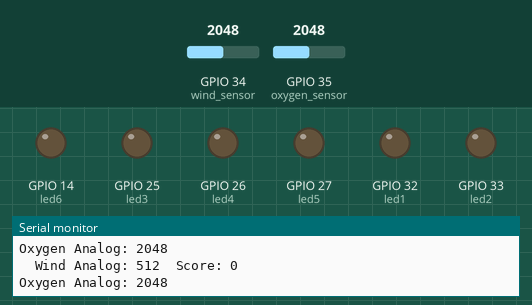
Simulated run of this sketch. Board: ESP32. Parts: output pins drawn as LEDs (lit = HIGH), the last lines printed to the serial monitor. Inputs (shaded band) come from the test bench; at power-on: GPIO 34 (wind_sensor) = 2048, GPIO 35 (oxygen_sensor) = 2048.

Above: at 1.2 s.
1.3 s: GPIO 34 (wind_sensor) set to 2140
At 1.9 s:
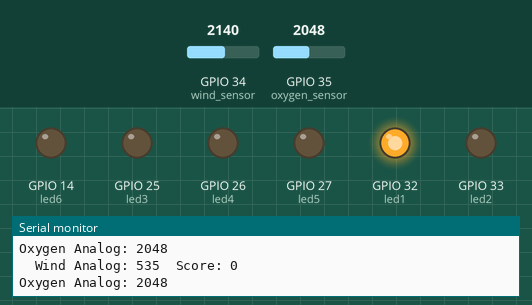
2.8 s: GPIO 34 (wind_sensor) set to 2291
4.3 s: GPIO 34 (wind_sensor) set to 2389
At 5.4 s:
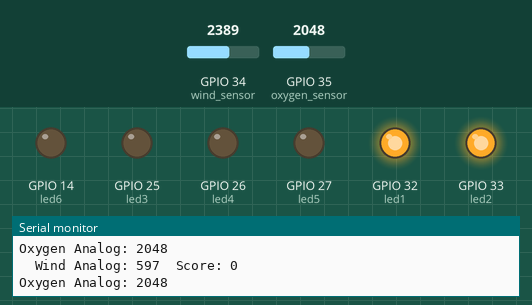
5.8 s: GPIO 34 (wind_sensor) set to 2631
7.3 s: GPIO 34 (wind_sensor) set to 2712
At 7.7 s:
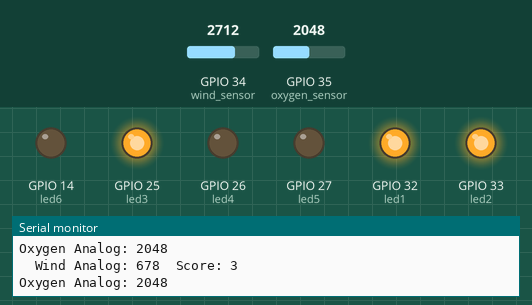
8.8 s: GPIO 34 (wind_sensor) set to 3603
At 10.0 s:
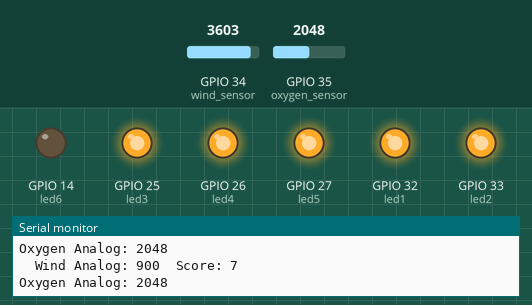
Timing chart, 0 to 11.3 s (numbered marks = the images above; inputs shaded):
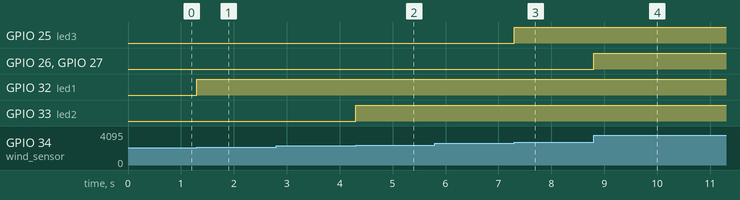

Measured:
- the behaviour switches between 2079 and 2080 on GPIO 34 (wind_sensor) (found by bisection; images 0 and 1)
- the behaviour switches between 2339 and 2340 on GPIO 34 (wind_sensor) (found by bisection; images 1 and 2)
- the behaviour switches between 2675 and 2676 on GPIO 34 (wind_sensor) (found by bisection; images 2 and 3)
- after the input at 1.3 s, GPIO 32 (led1): LOW → HIGH at once
- after the input at 4.3 s, GPIO 33 (led2): LOW → HIGH at once
- after the input at 7.3 s, GPIO 25 (led3): LOW → HIGH at once
- after the input at 8.8 s, GPIO 26 (led4), GPIO 27 (led5): LOW → HIGH at once

The sketch:

oxygen1.0.ino
```cpp
// --- Global Variables ---
int oxygen_sensor = 35;
int wind_sensor = 34;
int led1 = 32;
int led2 = 33;
int led3 = 25;
int led4 = 26;
int led5 = 27;
int led6 = 14;

// (ปรับปรุง) เปลี่ยนชื่อ 'frequency' เป็น 'blowScore' เพื่อให้สื่อความหมายมากขึ้น
int blowScore = 0;
int scoreIncrement = 1;

// ตัวแปรสำหรับ non-blocking timers
unsigned long last_update = 0;
unsigned long lastScoreTime = 0;  // (ปรับปรุง) ตัวแปรใหม่สำหรับจับเวลาการเพิ่มคะแนน

// ตัวแปรสถานะการเป่า
bool isBlowing = false;
unsigned long blowStartTime = 0;
unsigned long blowDuration = 0;

void setup() {
  // ส่วน setup ยังคงเดิม ไม่มีการเปลี่ยนแปลง
  pinMode(oxygen_sensor, INPUT);
  pinMode(wind_sensor, INPUT);
  pinMode(led1, OUTPUT);
  pinMode(led2, OUTPUT);
  pinMode(led3, OUTPUT);
  pinMode(led4, OUTPUT);
  pinMode(led5, OUTPUT);
  pinMode(led6, OUTPUT);
  Serial.begin(115200);
}

void loop() {
  // อ่านค่าต่างๆ ในตอนต้นของ loop
  unsigned long current_time = millis();
  int oxygen_val = analogRead(oxygen_sensor);
  int wind_val = analogRead(wind_sensor);
  int scaled_wind_val = wind_val / 4;  // สร้างตัวแปรใหม่เพื่อให้อ่านง่าย

  // --- Blow Detection Logic (ปรับปรุงโดยไม่ใช้ delay()) ---
  if (scaled_wind_val >= 600) {
    if (!isBlowing) {
      isBlowing = true;
      blowStartTime = current_time;
      lastScoreTime = current_time;  // เริ่มจับเวลาสำหรับนับคะแนน
      Serial.println("Start blowing...");
    }

    // (ปรับปรุง) ใช้ millis() แทน delay() เพื่อเพิ่มคะแนนทุก 500ms
    // ทำให้โปรแกรมไม่หยุดชะงักและส่วนอื่นๆ (เช่น LED) ยังทำงานได้ปกติ
    if (current_time - lastScoreTime >= 500) {
      blowScore += scoreIncrement;
      lastScoreTime = current_time;  // อัปเดตเวลาที่เพิ่มคะแนนล่าสุด
    }

  } else {
    if (isBlowing) {
      isBlowing = false;
      blowDuration = (current_time - blowStartTime) / 1000;
      Serial.print("Stopped blowing. Duration: ");
      Serial.print(blowDuration);
      Serial.println(" seconds");

      // พิมพ์คะแนนสุดท้ายก่อนรีเซ็ต
      Serial.print("Final Score: ");
      Serial.println(blowScore);

      blowScore = 0;  // รีเซ็ตคะแนน
    }
  }

  // --- Serial Monitor Output (ปรับปรุงชื่อตัวแปร) ---
  if (current_time - last_update >= 500) {
    Serial.print("  Wind Analog: ");
    Serial.print(scaled_wind_val);
    Serial.print("  Score: ");  // เปลี่ยนจาก Frequency
    Serial.println(blowScore);
    Serial.print("Oxygen Analog: ");
    Serial.println(oxygen_val);
    last_update = current_time;
  }

  // --- LED Bar Graph Control (ปรับปรุง Logic และการเขียนโค้ด) ---
  // ใช้ if-else if-else เพื่อประสิทธิภาพที่ดีกว่า (เมื่อเงื่อนไขหนึ่งถูก, จะไม่เช็คเงื่อนไขที่เหลือ)
  // และใช้ digitalWrite() ซึ่งเหมาะสมกับการเปิด/ปิด LED มากกว่า
  if (scaled_wind_val <= 519) {
    digitalWrite(led1, LOW);
    digitalWrite(led2, LOW);
    digitalWrite(led3, LOW);
    digitalWrite(led4, LOW);
    digitalWrite(led5, LOW);
    digitalWrite(led6, LOW);
  } else if (scaled_wind_val <= 584) {
    digitalWrite(led1, HIGH);
    digitalWrite(led2, LOW);
    digitalWrite(led3, LOW);
    digitalWrite(led4, LOW);
    digitalWrite(led5, LOW);
    digitalWrite(led6, LOW);
  } else if (scaled_wind_val <= 668) {
    digitalWrite(led1, HIGH);
    digitalWrite(led2, HIGH);
    digitalWrite(led3, LOW);
    digitalWrite(led4, LOW);
    digitalWrite(led5, LOW);
    digitalWrite(led6, LOW);
  } else if (scaled_wind_val <= 752) {
    digitalWrite(led1, HIGH);
    digitalWrite(led2, HIGH);
    digitalWrite(led3, HIGH);
    digitalWrite(led4, LOW);
    digitalWrite(led5, LOW);
    digitalWrite(led6, LOW);
  } else if (scaled_wind_val <= 836) {
    digitalWrite(led1, HIGH);
    digitalWrite(led2, HIGH);
    digitalWrite(led3, HIGH);
    digitalWrite(led4, HIGH);
    digitalWrite(led5, LOW);
    digitalWrite(led6, LOW);
  } else if (scaled_wind_val <= 920) {
    digitalWrite(led1, HIGH);
    digitalWrite(led2, HIGH);
    digitalWrite(led3, HIGH);
    digitalWrite(led4, HIGH);
    digitalWrite(led5, HIGH);
    digitalWrite(led6, LOW);
  } else {  // ค่ามากกว่า 920
    digitalWrite(led1, HIGH);
    digitalWrite(led2, HIGH);
    digitalWrite(led3, HIGH);
    digitalWrite(led4, HIGH);
    digitalWrite(led5, HIGH);
    digitalWrite(led6, HIGH);
  }
}
```
